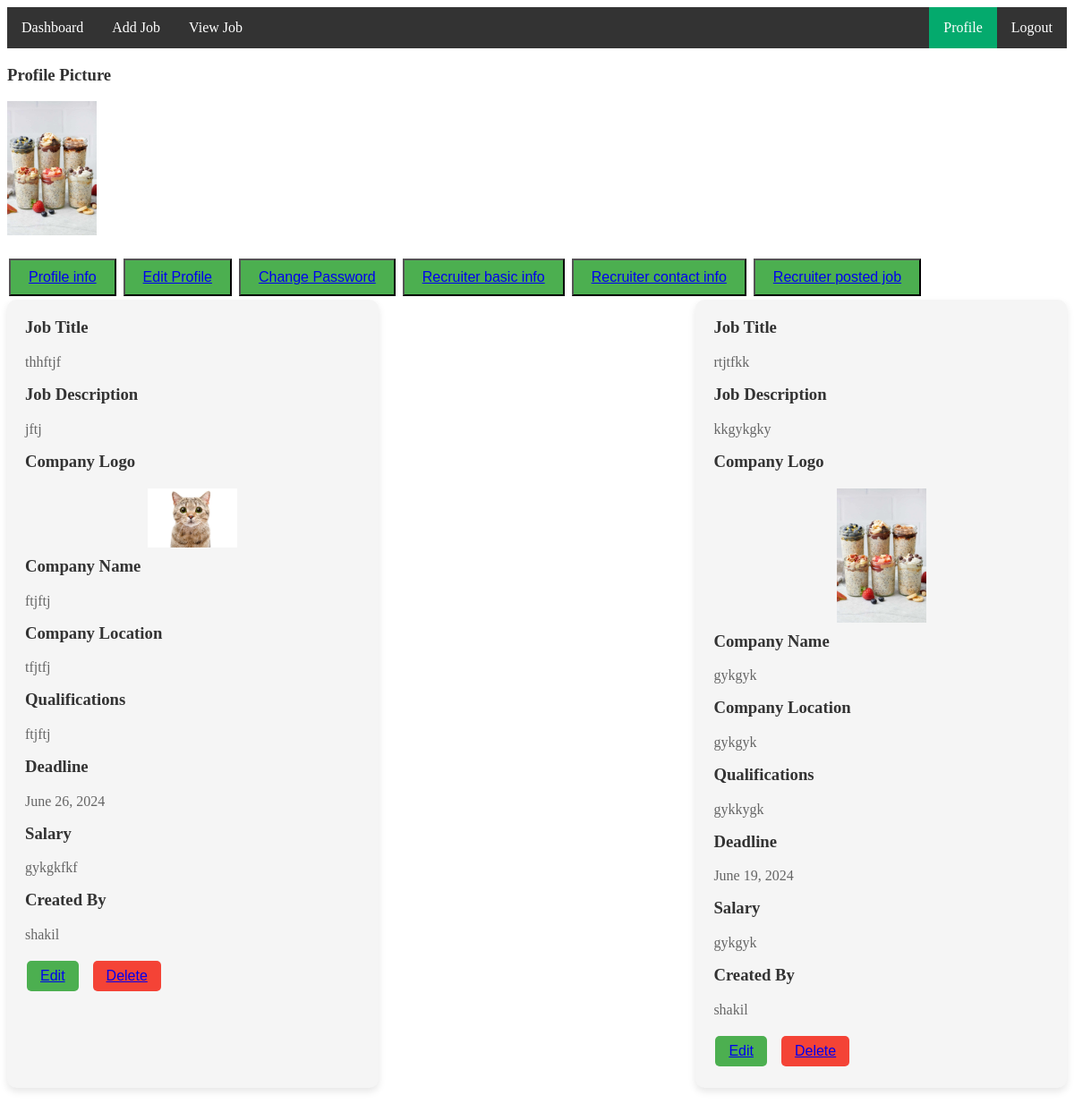
/specificjobpost/ (signed in), run on the app's committed database.
### jobApp/models.py (models this page shows, shortened)
class CustomUserModel(AbstractUser):
    USER_TYPE={
        ('seeker','Job Seeker'),
        ('recruiter','Job Recruiter'),
    }
    user_type=models.CharField(choices=USER_TYPE,max_length=100)
    city=models.CharField(max_length=100)
    GENDER={
        ('male','Male'),
        ('female','Female'),
        ('others','Others'),
    }
    gender=models.CharField(choices=GENDER,max_length=100)
    profile_picture=models.ImageField(upload_to='media/profile_picture')
    def __str__(self):
        return self.username

class JobModel(models.Model):
    job_title=models.CharField(max_length=100)
    company_description=models.TextField()
    company_logo=models.ImageField(upload_to='media/company_logo')
    company_name=models.CharField(max_length=100)
    company_location=models.TextField()
    qualifications=models.CharField(max_length=100)
    deadline=models.DateField()
    salary=models.CharField(max_length=100)
    created_by=models.ForeignKey(CustomUserModel,on_delete=models.CASCADE)

### jobProject/views.py (the view)
# urls.py: path('specificjobpost/',specificjobpost,name='specificjobpost'),
@login_required
def specificjobpost(request):
    current_user=request.user
    if current_user.user_type == "recruiter":
        jobs = JobModel.objects.filter(created_by=current_user)
        jobDict={
            'jobs':jobs
        }
    return render(request,'profile/specificjobpost.html',jobDict)

### templates/profile/specificjobpost.html (shortened to what this page needs)
{% extends 'profile/baseprofile.html' %}
{% block proinfo %}
<div class="job-cards">
  {% for i in jobs %}
  <div class="job-card">
    <h3>Job Title</h3>
    <p>{{i.job_title}}</p>
    <h3>Job Description</h3>
    <p>{{i.company_description}}</p>
    <h3>Company Logo</h3>
    <img src="/{{i.company_logo}}" width="100px" alt="">
    <h3>Company Name</h3>
    <p>{{i.company_name}}</p>
    <h3>Company Location</h3>
    <p>{{i.company_location}}</p>
    <h3>Qualifications</h3>
    <p>{{i.qualifications}}</p>
    <h3>Deadline</h3>
    <p>{{i.deadline}}</p>
    <h3>Salary</h3>
    <p>{{i.salary}}</p>
    <h3>Created By</h3>
    <p>{{i.created_by}}</p>
    <div class="buttons">
        {% if user.user_type == 'recruiter' and user == i.created_by %}
        <button class="edit-btn"><a href="{% url 'editjob' i.id %}">Edit</a></button>
      <button class="delete-btn"><a href="{% url 'deletejob' i.id %}">Delete</a></button>
      {% endif %}
    </div>
  </div>
  {% endfor %}
</div>
{% endblock proinfo %}

### templates/profile/baseprofile.html (shortened to what this page needs)
{% extends 'common/base.html' %}
{% block content %}
<h3>Profile Picture</h3>
<img src="/{{user.profile_picture}}" width="100px" alt="">
<br> <br>
<button><a href="{% url 'profileinfo' %}">Profile info</a></button>
<button><a href="{% url 'editprofile' %}">Edit Profile</a></button>
<button><a href="{% url 'changepassword' %}">Change Password</a></button>
{% if user.user_type == 'recruiter' %}
<button><a href="{% url 'recruiterbasic' %}">Recruiter basic info</a></button>
<button><a href="{% url 'recruitercontact' %}">Recruiter contact info</a></button>
<button><a href="{% url 'specificjobpost' %}">Recruiter posted job</a></button>
{% elif user.user_type == 'seeker' %}
<button><a href="{% url 'seekerbasic' %}">Seeker basic info</a></button>
<button><a href="{% url 'seekereducation' %}">Seeker education info</a></button>
<button><a href="{% url 'seekerwork' %}">Seeker work info</a></button>
{% endif %}
{% block proinfo %}
{% endblock proinfo %}
{% endblock content %}

### templates/common/base.html (shortened to what this page needs)
<!DOCTYPE html>
<html>
<head>
</head>
<body>
{% include 'common/navbar.html' %}
{% block content %}
{% endblock content %}
</body>
</html>

### templates/common/navbar.html
<ul>
  <li><a href="{% url 'dashboard' %}">Dashboard</a></li>
  {% if user.user_type == 'recruiter' %}
  <li><a href="{% url 'addjob' %}">Add Job</a></li>
  {% endif %}
  <li><a href="{% url 'viewjob' %}">View Job</a></li>
    <li style="float:right"><a href="{% url 'logoutpage' %}">Logout</a></li>
    <li style="float:right"><a class="active" href="{% url 'baseprofile' %}">Profile</a></li>
  </ul>

### templates/common/base.html (style rules this page uses)
ul { list-style-type: none; margin: 0; padding: 0; overflow: hidden; background-color: #333; }
li { float: left; }
li a { display: block; color: white; text-align: center; padding: 14px 16px; text-decoration: none; }
.active { background-color: #04AA6D; }

### templates/profile/baseprofile.html (style rules this page uses)
button { background-color: #4CAF50; color: white; padding: 10px 20px; text-align: center; text-decoration: none; display: inline-block; font-size: 16px; margin: 4px 2px; cursor: pointer; }
h3 { color: #333; }
p { color: #666; }

### templates/profile/specificjobpost.html (style rules this page uses)
.job-cards { display: flex; flex-wrap: wrap; justify-content: space-between; }
.job-card { width: calc(33.33% - 20px); background-color: #f5f5f5; border-radius: 10px; padding: 20px; margin-bottom: 20px; box-shadow: 0px 4px 8px rgba(0, 0, 0, 0.1); }
.job-card h3 { margin-top: 0; color: #333; }
.job-card p { color: #666; }
.job-card img { display: block; margin: 10px auto; }
.buttons { margin-top: 15px; }
.buttons button { margin-right: 10px; padding: 8px 15px; border: none; border-radius: 5px; cursor: pointer; }
.edit-btn { background-color: #4CAF50; color: white; }
.delete-btn { background-color: #f44336; color: white; }

### data on the page
CustomUserModel: profile_picture (picture)
JobModel: job_title "thhftjf", company_description "jftj", company_logo (picture), company_name "ftjftj", company_location "tfjtfj", qualifications "ftjftj", deadline "June 26, 2024", salary "gykgkfkf", created_by "shakil", shows "Edit"
JobModel: job_title "rtjtfkk", company_description "kkgykgky", company_logo (picture), company_name "gykgyk", company_location "gykgyk", qualifications "gykkygk", deadline "June 19, 2024", salary "gykgyk", created_by "shakil", shows "Edit"
